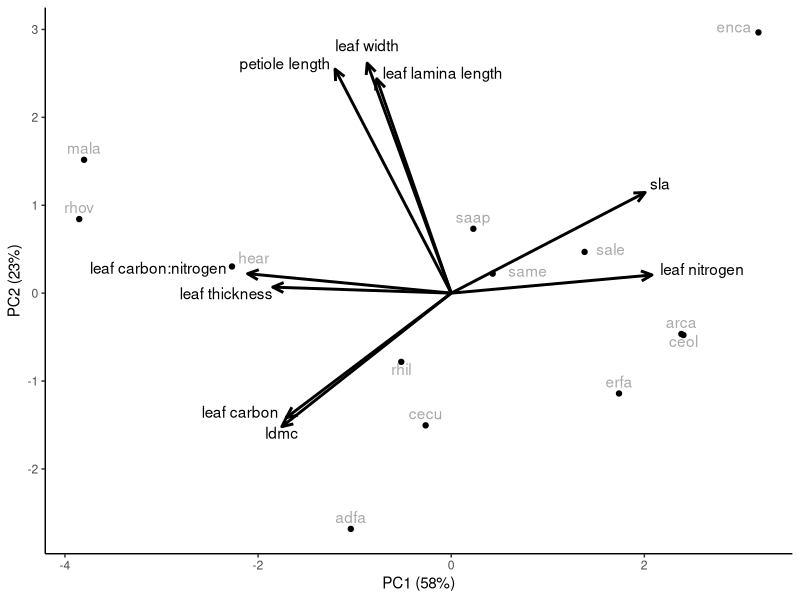

Recreate this plot in R.
## ---- chunk 1
knitr::opts_chunk$set(echo = TRUE)
library(here)
library(tidyverse)
## ---- chunk 2
plant_traits <- read.csv(here("data", "clean_data", "chaparral_traits_clean.csv")) 

leaf_traits <- plant_traits %>% 
  select(!X & !wood_density & !wue)

leaf_traits_pca_input <- leaf_traits %>% 
  column_to_rownames(var = "species")

leaf_traits_pca <- leaf_traits_pca_input %>% 
  prcomp(center = TRUE, scale. = TRUE)
summary(leaf_traits_pca)

leaf_traits_prop_var <- leaf_traits_pca$sdev^2 / sum(leaf_traits_pca$sdev^2)
leaf_traits_scores <- as.data.frame(leaf_traits_pca$x)
leaf_traits_scores$species <- leaf_traits$species
leaf_traits_loadings <- as.data.frame(leaf_traits_pca$rotation) %>% 
  mutate(traits = rownames(.),
         traits = case_when(traits == "petiole_length" ~ "petiole length",
                            traits == "leaf_thickness" ~ "leaf thickness",
                            traits == "leaf_c_n" ~ "leaf carbon:nitrogen",
                            traits == "leaf_n_percentage" ~ "leaf nitrogen",
                            traits == "leaf_c_percentage" ~ "leaf carbon",
                            traits == "leaf_lamina_length" ~ "leaf lamina length",
                            traits == "leaf_width" ~ "leaf width",
                            TRUE ~ traits))

figure_2 <- ggplot() +
  geom_point(data = leaf_traits_scores, aes(x = PC1, y = PC2))+
  geom_text(data = leaf_traits_scores, aes(x = PC1, y = PC2, label = species), color = "darkgrey",
            hjust = c(0.5,0.5,0.5,0.5,1.2,0.5,-0.2,0.5,0.5,0.5,0.5,-0.4,-0.4),
            vjust = c(-0.5,-0.5,-0.5,1,0,-0.5,-0.25,-0.5,1.1,-0.5,-0.5,0.25,0.25))+
  geom_segment(data = leaf_traits_loadings, aes( x = 0, y = 0, xend = PC1*5, yend = PC2*5),
               arrow = arrow(length = unit (0.3, "cm"), type = "open", angle = 25),
               size = 1, color = "black")+
  geom_text(data = leaf_traits_loadings, aes(x = PC1*5, y = PC2*5, label = traits),
            hjust = c(-0.25,0.5,1,1.05,-0.05,0.5,1.15,-0.1,1.1), 
            vjust = c(-0.25,1,1,0,0,-1,0,0,0))+
  theme_classic()+
  labs(x= "PC1 (58%)",
       y = "PC2 (23%)")


ggsave(filename = "figure2.png",
       plot = figure_2,
       path = here("figures"),
       width = 4,
       height = 4,
       units = "in",
       dpi = 325,
       scale = 2)
## ---- chunk 3
new_traits <- leaf_traits_scores %>% 
  select(species, PC1, PC2) %>% 
  rename(les_1 = PC1, 
         les_2 = PC2) %>% 
  left_join(plant_traits, by = "species") %>% 
  select(species, les_1, les_2, wood_density, wue)

write.csv(new_traits, here("data", "clean_data", "analysis_traits.csv"), row.names = F)
